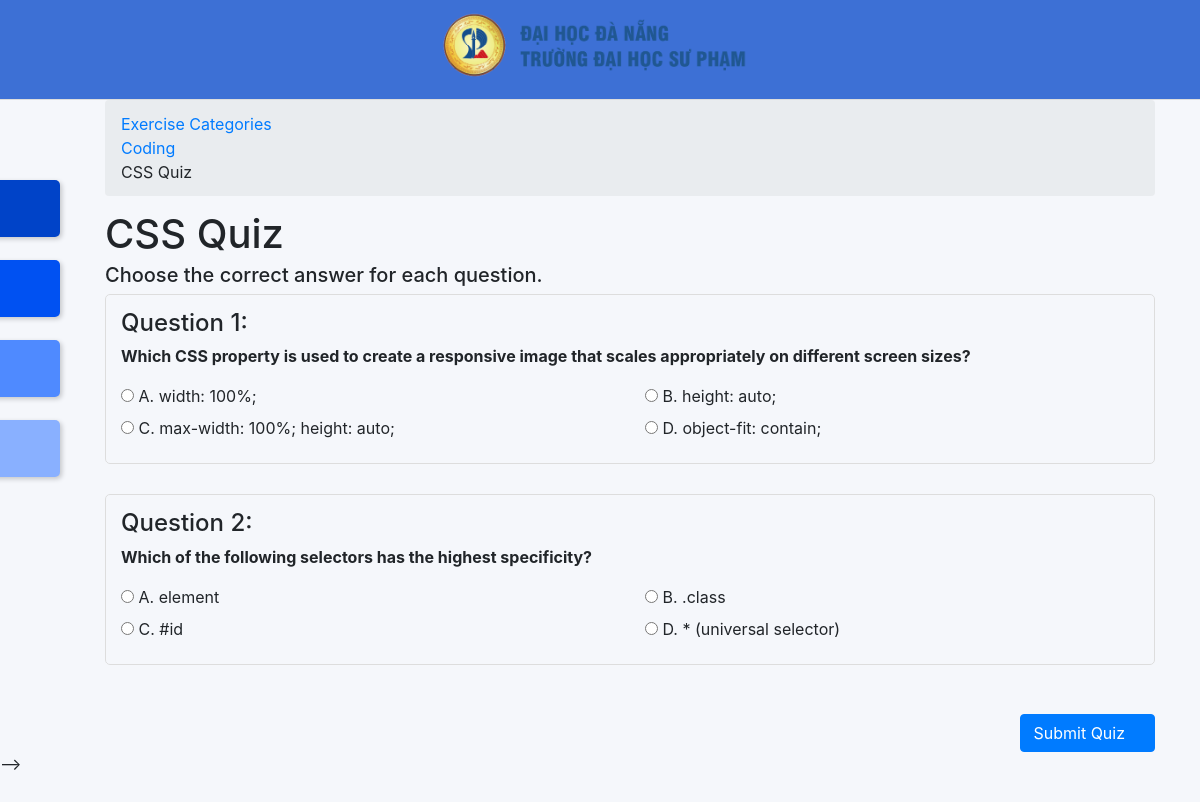
The page /index.php?q=question&topic=16 (signed in) on the database its author committed.
### tables this page shows
CREATE TABLE `tbltopics` (
  `TopicID` int(11) NOT NULL,
  `CategoryID` int(11) NOT NULL,
  `TopicName` varchar(100) NOT NULL,
  `TopicDescription` text DEFAULT NULL,
  `CreatedAt` datetime DEFAULT current_timestamp(),
  `IsActive` tinyint(1) DEFAULT 1
);

CREATE TABLE `tblcategories` (
  `CategoryID` int(11) NOT NULL,
  `CategoryName` varchar(100) NOT NULL,
  `CategoryDescription` text DEFAULT NULL,
  `CreatedAt` datetime DEFAULT current_timestamp(),
  `IsActive` tinyint(1) DEFAULT 1
);

CREATE TABLE `tblexercise` (
  `ExerciseID` int(11) NOT NULL,
  `LessonID` int(11) NOT NULL,
  `CategoryID` int(11) DEFAULT NULL,
  `TopicID` int(11) DEFAULT NULL,
  `Question` text NOT NULL,
  `ChoiceA` text NOT NULL,
  `ChoiceB` text NOT NULL,
  `ChoiceC` text NOT NULL,
  `ChoiceD` text NOT NULL,
  `Answer` varchar(90) NOT NULL,
  `ExercisesDate` date NOT NULL,
  `CreatedBy` int(11) DEFAULT NULL
);

### include/database.php (called while the page is built, shortened)
<?php
class Database {
	var $sql_string = '';
	private $conn;
	public function open_connection() {
		$this->conn = mysqli_connect(server,user,pass);
		if(!$this->conn){
			echo "Problem in database connection! Contact administrator!";
			exit();
		}else{
			$db_select = mysqli_select_db($this->conn,database_name);
		}
	}
	function setQuery($sql='') {
		$this->sql_string=$sql;
	}
	function executeQuery() {
		$result = mysqli_query($this->conn,$this->sql_string);
		return $result;
	}
	private function confirm_query($result) {
		return $result;
	}
	function loadResultList( $key='' ) {
		$cur = $this->executeQuery();
		$array = array();
		while ($row = mysqli_fetch_object($cur)) {
			if ($key) {
				$array[$row->$key] = $row;
			} else {
				$array[] = $row;
			}
		}
		return $array;
	}
	function loadSingleResult() {
		$cur = $this->executeQuery();
		while ($row = mysqli_fetch_object($cur)) {
		return $data = $row;
		}
	}
}
$mydb = new Database();
?>

### index.php (called while the page is built, shortened)
<?php
require_once("navigation/navigations.php");
?>

### question.php (the view, shortened to what this page needs)
<?php
$studentid = $_SESSION['StudentID'];
$id = isset($_GET['id']) ? $_GET['id'] : '';
$topicId = isset($_GET['topic']) ? (int)$_GET['topic'] : 0;
if($topicId > 0) {
	$sql = "SELECT SUM(Score) as 'SCORE' FROM tblscore s
	        JOIN tblexercise e ON s.ExerciseID = e.ExerciseID
	        WHERE e.TopicID = {$topicId} AND s.StudentID='{$studentid}' AND s.Submitted=1";
	$mydb->setQuery($sql);
} else if($id == 'all') {
	$sql = "SELECT SUM(Score) as 'SCORE' FROM tblscore WHERE StudentID='{$studentid}' AND Submitted=1";
	$mydb->setQuery($sql);
	$row = $mydb->executeQuery();
    $ans = $mydb->loadSingleResult();
    $score  = $ans->SCORE;
} else {
	$sql = "SELECT SUM(Score) as 'SCORE' FROM tblscore  WHERE LessonID='{$id}' and StudentID='{$studentid}' AND Submitted=1";
	$mydb->setQuery($sql);
	$row = $mydb->executeQuery();
    $ans = $mydb->loadSingleResult();
    $score  = $ans->SCORE;
}
?>
<?php
if($topicId > 0) {
    $sql = "SELECT t.TopicName, c.CategoryName, c.CategoryID
            FROM tbltopics t
            JOIN tblcategories c ON t.CategoryID = c.CategoryID
            WHERE t.TopicID = {$topicId}";
    $mydb->setQuery($sql);
    $topicInfo = $mydb->loadSingleResult();
}
?>
<?php if($topicId > 0 && $topicInfo): ?>
<div class="row">
    <div class="col-lg-12">
        <ol class="breadcrumb">
            <li><a href="index.php?q=categories">Exercise Categories</a></li>
            <li><a href="index.php?q=topics&category=<?php echo $topicInfo->CategoryID; ?>"><?php echo $topicInfo->CategoryName; ?></a></li>
            <li class="active"><?php echo $topicInfo->TopicName; ?> Quiz</li>
        </ol>
    </div>
</div>
<h1><?php echo $topicInfo->TopicName; ?> Quiz</h1>
<h5>Choose the correct answer for each question.</h5>
<?php else: ?>
<h1>Quiz</h1>
<h5>Choose the correct answer.</h5>
<?php endif; ?>
<form action="processscore.php" method="POST">
	<div style="height:400px;overflow-y:auto;">
	<?php
	  if($topicId > 0) {
	  	$sql = "SELECT * FROM tblexercise WHERE TopicID = {$topicId} ORDER BY ExerciseID";
	  } else if($id == 'all') {
	  	$sql = "SELECT * FROM tblexercise ORDER BY ExerciseID";
	  } else {
	  	$sql = "SELECT * FROM tblexercise WHERE LessonID = '{$id}'";
	  }
	  $mydb->setQuery($sql);
	  $cur = $mydb->loadResultList();
	  $questionNum = 1;
	  foreach ($cur as $res) {
	?>
	<div style="margin-bottom: 30px; padding: 15px; border: 1px solid #ddd; border-radius: 5px;">
		<h4>Question <?php echo $questionNum; ?>:</h4>
		<p><strong><?php echo $res->Question ; ?></strong></p>
		<div class="row">
			<div class="col-md-6">
				<label><input class="radios" type="radio" data-id="<?php echo $res->ExerciseID;?>" name="choices_<?php echo $res->ExerciseID;?>" value="A"> A. <?php echo $res->ChoiceA; ?></label>
			</div>
			<div class="col-md-6">
				<label><input class="radios" type="radio" data-id="<?php echo $res->ExerciseID;?>" name="choices_<?php echo $res->ExerciseID;?>" value="B"> B. <?php echo $res->ChoiceB; ?></label>
			</div>
			<div class="col-md-6">
				<label><input class="radios" type="radio" data-id="<?php echo $res->ExerciseID;?>" name="choices_<?php echo $res->ExerciseID;?>" value="C"> C. <?php echo $res->ChoiceC; ?></label>
			</div>
			<div class="col-md-6">
				<label><input class="radios" type="radio" data-id="<?php echo $res->ExerciseID;?>" name="choices_<?php echo $res->ExerciseID;?>" value="D"> D. <?php echo $res->ChoiceD; ?></label>
			</div>
		</div>
	</div>
	<?php
		$questionNum++;
	} ?>
	</div>
	<div style="margin-top: 20px;text-align: right;">
		<button class="btn btn-md btn-primary" type="submit" name="btnSubmit">Submit Quiz <i class="fa fa-arrow-right"></i></button>
	</div>
</form>

### navigation/navigations.php (style rules this page uses)
body { background: #f5f7fb; }

### rows shown on the page
tbltopics: CategoryID.CategoryName "Coding", TopicName "CSS"
tblexercise: Question "Which CSS property is used to create a responsive image that scales appropriately on different screen sizes?", ChoiceA "width: 100%;", ChoiceB "height: auto;", ChoiceC "max-width: 100%; height: auto;", ChoiceD "object-fit: contain;"
tblexercise: Question "Which of the following selectors has the highest specificity?", ChoiceA "element", ChoiceB ".class", ChoiceC "#id", ChoiceD "* (universal selector)"
